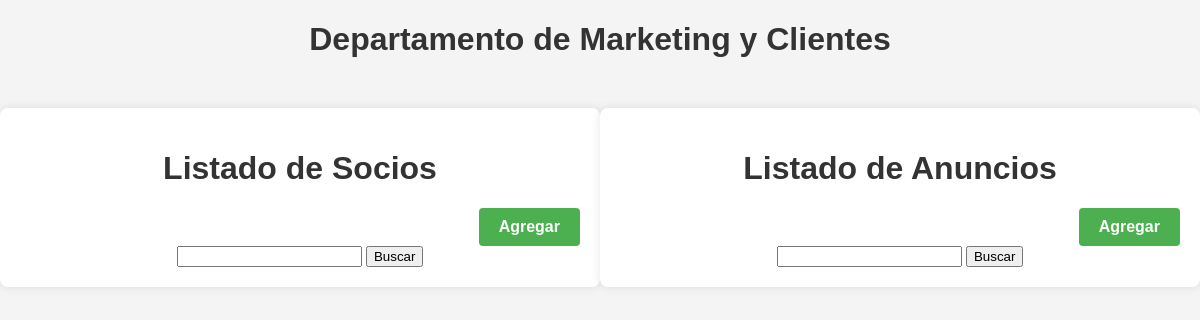
Before: /marketing_clientes/ with the older database file.
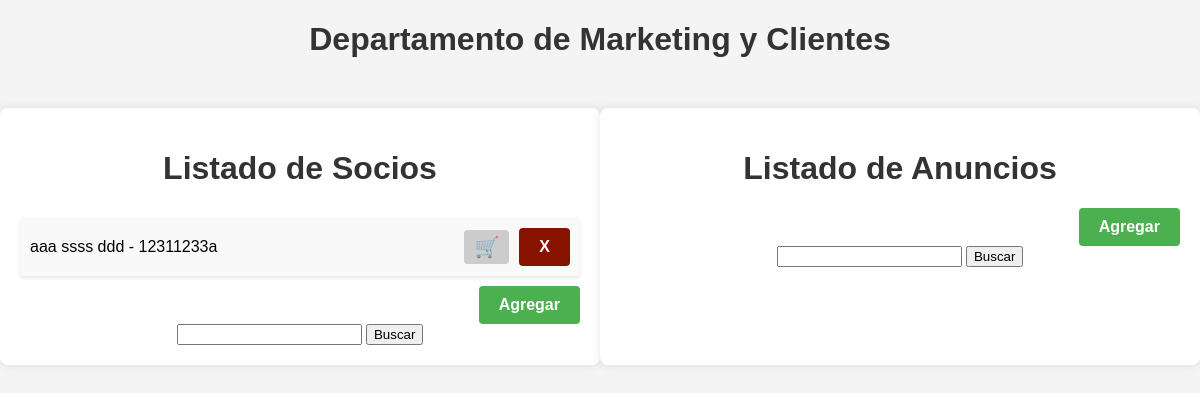
After: the same page with the newer database file.
### app/models.py (models this page shows, shortened)
class Socio(models.Model):
    DNIS = models.CharField(max_length=9, primary_key=True, validators=[RegexValidator(r'[0-9]{8}[a-zA-Z]$', message='Formato de DNI no válido')])
    NombreS = models.CharField(max_length=20, null=False)
    Apellido1S = models.CharField(max_length=20, null=False)
    Apellido2S = models.CharField(max_length=20, null=False)
    TelefonoS = models.IntegerField(null=False, unique=True,validators=[MinLengthValidator(limit_value=9)])
    E_mailS = models.EmailField(max_length=320, null=False, unique=True)
    Productos = models.ManyToManyField(Producto, through='compra')

### DepMarketing/views.py (the view)
# urls.py: path('', ListaMarketing.as_view(), name= 'ListaMarketing'),
class ListaMarketing(ListView):
    template_name = 'marketing_clientes/lista_marketing.html'
    context_object_name = 'marketing'
    def get_queryset(self):
        socios = Socio.objects.order_by('NombreS')
        anuncios = Anuncio.objects.order_by('CodigoA')
        return {'socios': socios, 'anuncios': anuncios}

### templates/marketing_clientes/lista_marketing.html (shortened to what this page needs)
<!DOCTYPE html>
<html lang="es">
<head>
    <link rel="stylesheet" href="https://cdnjs.cloudflare.com/ajax/libs/font-awesome/5.15.1/css/all.min.css" />
</head>
<body>
    <h1>Departamento de Marketing y Clientes</h1>
    <div class="container">
        <div class="box">
            <h1>Listado de Socios</h1>
            <ul>
                {% for socio in marketing.socios %}
                    <li>
                        <div>{{ socio.NombreS }} {{ socio.Apellido1S }} {{ socio.Apellido2S }} - {{ socio.DNIS }}</div>
                        <div class="button-container">
                            <a class="producto" href="{% url 'compra_socio' DNIS=socio.DNIS %}">🛒</a>
                            <a class="button delete-button" onclick="confirmDelete('{{ socio.DNIS }}', '/marketing_clientes/eliminar_socio/')">X</a>
                        </div>
                    </li>
                {% endfor %}
            </ul>
            <div class="button-container">
                <a href="agregar_socio" class="button">Agregar</a>
            </div>
            <div>
                <form method="post" action="{% url 'buscar_socio' %}">
                    <input type="text" name="dni" required>
                    <input type="submit" value="Buscar">
                </form>
            </div>
        </div>
        <div class="box">
            <h1>Listado de Anuncios</h1>
            <div class="button-container">
                <a href="agregar_anuncio" class="button">Agregar</a>
            </div>
            <div>
                <form method="post" action="{% url 'buscar_anuncio' %}">
                    <input type="text" name="codigo" required>
                    <input type="submit" value="Buscar">
                </form>
            </div>
        </div>
    </div>
</body>
</html>

Changed rows visible on the page:
added Socio: NombreS "aaa", Apellido1S "ssss", Apellido2S "ddd", DNIS "12311233a"
